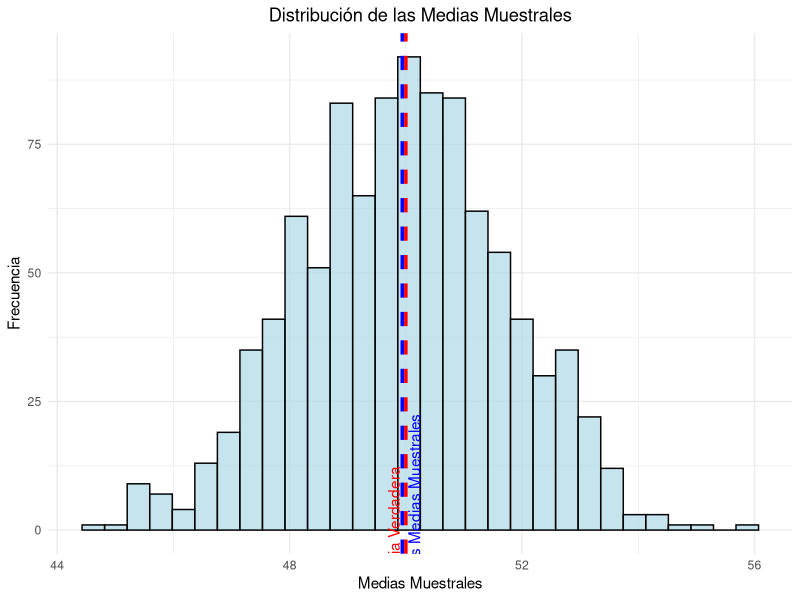
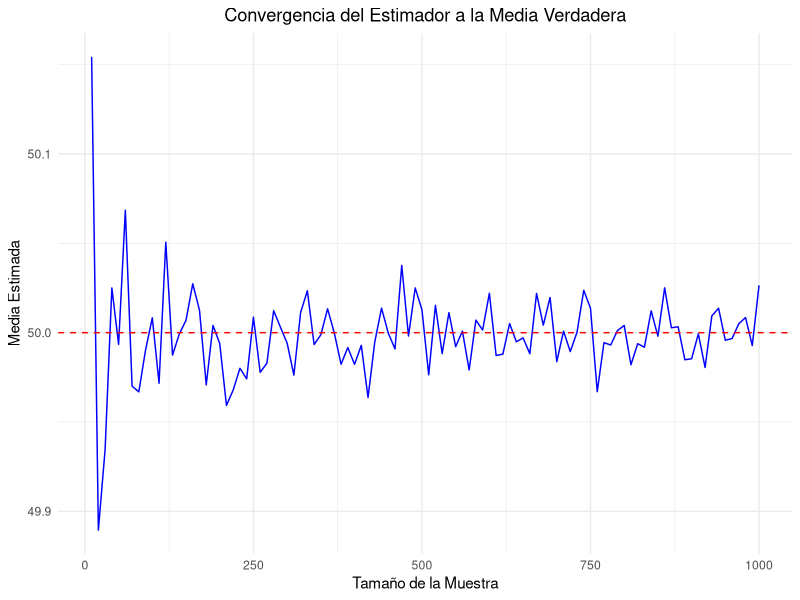
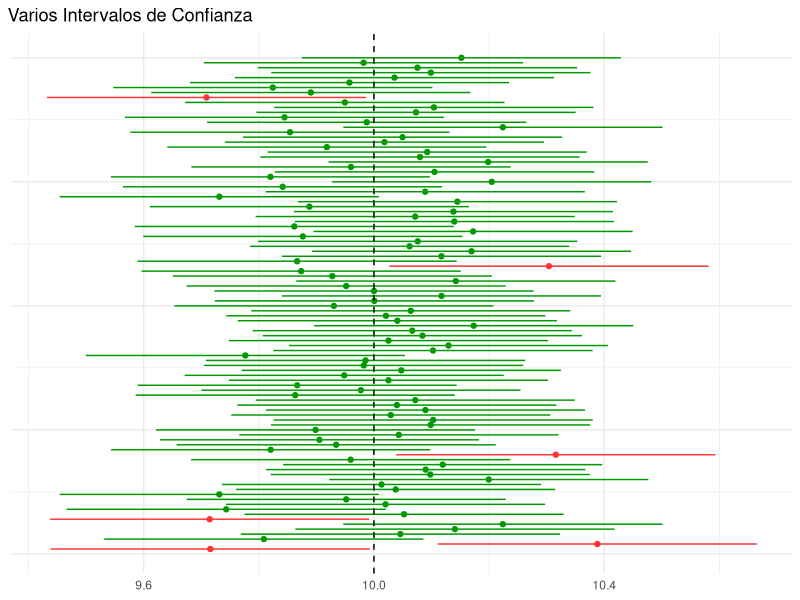

R code for these plots, in order:
## ---- chunk 1
# Cargar la librería ggplot2
library(ggplot2)

# Parámetros de la simulación
set.seed(123)  # Para reproducibilidad
n_muestras <- 1000  # Número de muestras
tamano_muestra <- 30  # Tamaño de cada muestra
media_poblacional <- 50  # Media verdadera de la población
desviacion_estandar <- 10  # Desviación estándar de la población

# Generar muestras y calcular medias muestrales
medias_muestrales <- numeric(n_muestras)
for (i in 1:n_muestras) {
  muestra <- rnorm(tamano_muestra, mean = media_poblacional, sd = desviacion_estandar)
  medias_muestrales[i] <- mean(muestra)
}

# Calcular la media de las medias muestrales
media_de_medias_muestrales <- mean(medias_muestrales)

# Imprimir resultados
cat("Media verdadera de la población:", media_poblacional, "\n")
cat("Media de las medias muestrales:", media_de_medias_muestrales, "\n")

# Crear un data frame para ggplot
datos <- data.frame(medias_muestrales)

# Graficar las medias muestrales usando ggplot2
ggplot(datos, aes(x = medias_muestrales)) +
  geom_histogram(bins = 30, fill = "lightblue", color = "black", alpha = 0.7) +
  geom_vline(aes(xintercept = media_poblacional), color = "red", linetype = "dashed", size = 1.2) +
  geom_vline(aes(xintercept = media_de_medias_muestrales), color = "blue", linetype = "dashed", size = 1.2) +
  labs(title = "Distribución de las Medias Muestrales",
       x = "Medias Muestrales",
       y = "Frecuencia") +
  theme_minimal() +
  theme(plot.title = element_text(hjust = 0.5)) +
  annotate("text", x = media_poblacional, y = max(table(datos$medias_muestrales)) * 0.9, label = "Media Verdadera", color = "red", angle = 90, vjust = -0.5) +
  annotate("text", x = media_de_medias_muestrales, y = max(table(datos$medias_muestrales)) * 0.9, label = "Media de las Medias Muestrales", color = "blue", angle = 90, vjust = 1.5)
## ---- chunk 2
# Cargar la librería ggplot2
library(ggplot2)

# Parámetros de la simulación
set.seed(12443)  # Para reproducibilidad
n_simulaciones <- 1000  # Número de simulaciones
tamanos_muestra <- seq(10, 1000, by = 10)  # Tamaños de las muestras
media_poblacional <- 50  # Media verdadera de la población
desviacion_estandar <- 10  # Desviación estándar de la población
medias_estimadas <- numeric(length(tamanos_muestra))  # Vector para almacenar medias estimadas

# Realizar simulaciones para diferentes tamaños de muestra
for (i in 1:length(tamanos_muestra)) {
  # Generar muestras y calcular medias muestrales
  medias_muestrales <- replicate(n_simulaciones, mean(rnorm(tamanos_muestra[i], mean = media_poblacional, sd = desviacion_estandar)))
  # Calcular la media de las medias muestrales
  medias_estimadas[i] <- mean(medias_muestrales)
}

# Crear un data frame para ggplot
datos <- data.frame(tamanos_muestra, medias_estimadas)

# Graficar las medias estimadas vs. el tamaño de la muestra usando ggplot2
ggplot(datos, aes(x = tamanos_muestra, y = medias_estimadas)) +
  geom_line(color = "blue") +
  geom_hline(yintercept = media_poblacional, color = "red", linetype = "dashed") +
  labs(title = "Convergencia del Estimador a la Media Verdadera",
       x = "Tamaño de la Muestra",
       y = "Media Estimada") +
  theme_minimal() +
  theme(plot.title = element_text(hjust = 0.5))
## ---- chunk 3
set.seed(3987)
muestra1=round(rnorm(10,34,3),1)
muestra1
sum1=sum(muestra1^2)
## ---- chunk 4
#| label: ic1
#| include: true
#| warning: false
#| echo: true
#| code-fold: true
#| code-summary: "Click para ver el código"
#| 
set.seed(3983)
library(dplyr)
library(ggplot2)
ic=matrix(0,100,5)
ic[,1]=seq(1:100)
ic=as.data.frame(ic)
colnames(ic)=c("id","estimador","inferior","superior","resultado")
ic$resultado="in"
for (i in 1:100){
  muestra=rnorm(50,10,1)
  ic[i,2]=mean(muestra)
  ic[i,3]=mean(muestra)-1.96*1/sqrt(50)   
  ic[i,4]=mean(muestra)+1.96*1/sqrt(50) 
}
ic$resultado=!(ic[,3]>10 | ic[,4]<10)
ic %>%
  ggplot(aes(estimador, id, color = resultado)) +
  geom_point() +
  geom_segment(aes(x =inferior, y = id, xend = superior, yend = id, color = resultado))+
  geom_vline(xintercept = 10, linetype = "dashed") +
  ggtitle("Varios Intervalos de Confianza") +
  scale_color_manual(values = c("#FF3333", "#009900")) +
  theme_minimal() +
  theme(axis.text.y = element_blank(), 
        axis.title.y = element_blank(),
        axis.title.x = element_blank(),
        legend.position = "none",
        plot.title.position = "plot")
